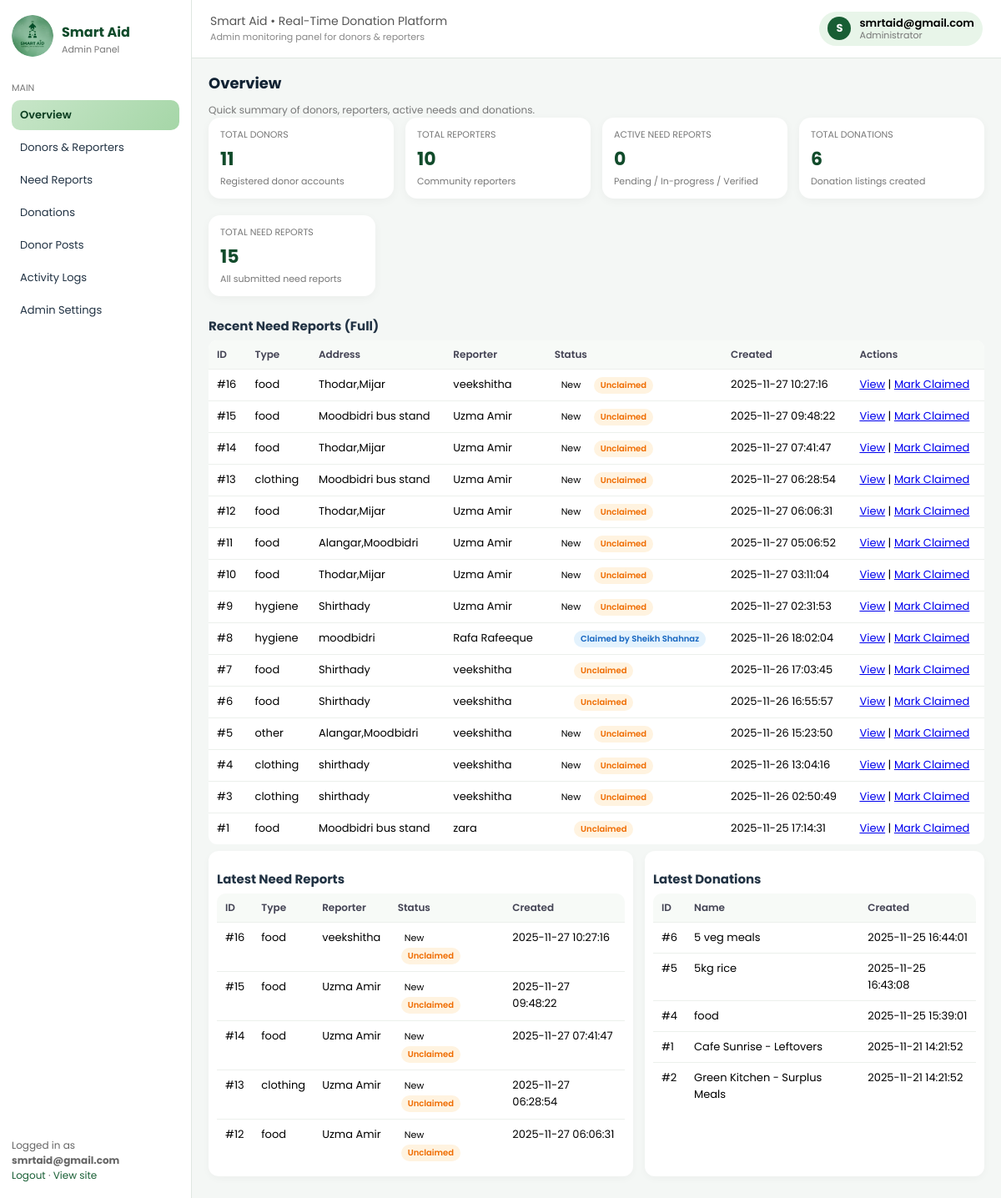
The page /admin_dashboard.php (signed in) on the database its author committed.
### tables this page shows
CREATE TABLE `reports` (
  `report_id` int(11) NOT NULL,
  `reporter_id` int(11) NOT NULL,
  `report_type` varchar(255) DEFAULT NULL,
  `description` text DEFAULT NULL,
  `location` varchar(255) DEFAULT NULL,
  `status` enum('New','InProgress','Resolved','Discarded') DEFAULT 'New',
  `created_at` timestamp NOT NULL DEFAULT current_timestamp(),
  `accepted_by` int(11) DEFAULT NULL,
  `accepted_at` datetime DEFAULT NULL,
  `lat` decimal(10,7) DEFAULT NULL,
  `lng` decimal(10,7) DEFAULT NULL
);

CREATE TABLE `users` (
  `user_id` int(11) NOT NULL,
  `name` varchar(255) NOT NULL,
  `email` varchar(255) NOT NULL,
  `password_hash` varchar(255) NOT NULL,
  `phone` varchar(20) DEFAULT NULL,
  `location` varchar(255) DEFAULT NULL,
  `role` enum('donor','reporter','admin') NOT NULL,
  `verification_status` enum('none','pending','verified','rejected') DEFAULT 'none',
  `created_at` timestamp NOT NULL DEFAULT current_timestamp(),
  `status` enum('active','blocked') NOT NULL DEFAULT 'active',
  `lat` decimal(10,7) DEFAULT NULL,
  `lng` decimal(10,7) DEFAULT NULL
);

CREATE TABLE `donations` (
  `id` int(11) NOT NULL,
  `donor_id` int(11) DEFAULT NULL,
  `donor_email` varchar(255) DEFAULT NULL,
  `name` varchar(200) NOT NULL,
  `description` text DEFAULT NULL,
  `address` varchar(255) DEFAULT NULL,
  `lat` decimal(10,7) NOT NULL,
  `lng` decimal(10,7) NOT NULL,
  `available_until` datetime DEFAULT NULL,
  `created_at` timestamp NOT NULL DEFAULT current_timestamp()
);

### admin_dashboard.php (the view, shortened to what this page needs)
<?php
require_once 'config.php';
$adminEmail = $_SESSION['admin_email'] ?? 'admin@example.com';
function getCount(PDO $pdo, string $sql)
{
    try {
        $stmt = $pdo->query($sql);
        return (int) $stmt->fetchColumn();
    } catch (Exception $e) {
        return 0;
    }
}
$totalDonors    = getCount($pdo, "SELECT COUNT(*) FROM users WHERE role = 'donor'");
$totalReporters = getCount($pdo, "SELECT COUNT(*) FROM users WHERE role = 'reporter'");
$activeReports  = getCount($pdo, "SELECT COUNT(*) FROM reports WHERE status IN ('pending','verified','in_progress')");
$totalDonations = getCount($pdo, "SELECT COUNT(*) FROM donations");
$total_reports  = getCount($pdo, "SELECT COUNT(*) FROM reports");
$latestReports = [];
try {
    $latestReports = $pdo->query("
        SELECT
            r.report_id,
            r.report_type,
            r.status,
            r.created_at,
            r.accepted_by,
            u.name AS reporter_name,
            d.name AS donor_name
        FROM reports r
        LEFT JOIN users u ON u.user_id = r.reporter_id
        LEFT JOIN users d ON d.user_id = r.accepted_by
        ORDER BY r.created_at DESC
        LIMIT 5
    ")->fetchAll(PDO::FETCH_ASSOC);
} catch (Exception $e) {  }
$latestDonations = [];
try {
    $latestDonations = $pdo->query("SELECT id, name, created_at FROM donations ORDER BY created_at DESC LIMIT 5")->fetchAll(PDO::FETCH_ASSOC);
} catch (Exception $e) {  }
$recent_reports = [];
try {
    $recent_reports = $pdo->query("
        SELECT
            r.report_id,
            r.report_type,
            r.location,
            r.created_at,
            r.status,
            r.accepted_by,
            u.name AS reporter_name,
            d.name AS donor_name
        FROM reports r
        LEFT JOIN users u ON u.user_id = r.reporter_id
        LEFT JOIN users d ON d.user_id = r.accepted_by
        ORDER BY r.created_at DESC
        LIMIT 50
    ")->fetchAll(PDO::FETCH_ASSOC);
} catch (Exception $e) {  }
?>
<!DOCTYPE html>
<html lang="en">
<head>
</head>
<body>
<div class="sidebar">
    <div class="brand">
        <div class="brand-logo"><img src="images/circle-logo.png" alt="logo"></div>
        <div>
            <div class="brand-title">Smart Aid</div>
            <div style="font-size:11px;color:#777;">Admin Panel</div>
        </div>
    </div>
    <div class="nav-section">MAIN</div>
    <a class="nav-link active" data-target="sec-overview"  onclick="showSection('sec-overview')">Overview</a>
    <a class="nav-link"        data-target="sec-users"     onclick="showSection('sec-users')">Donors & Reporters</a>
    <a class="nav-link"        data-target="sec-reports"   onclick="showSection('sec-reports')">Need Reports</a>
    <a class="nav-link"        data-target="sec-donations" onclick="showSection('sec-donations')">Donations</a>
    <a class="nav-link"        data-target="sec-posts"     onclick="showSection('sec-posts')">Donor Posts</a>
    <a class="nav-link"        data-target="sec-logs"      onclick="showSection('sec-logs')">Activity Logs</a>
    <a class="nav-link"        data-target="sec-settings"  onclick="showSection('sec-settings')">Admin Settings</a>
    <div class="nav-foot">
        <div>Logged in as <b><?= htmlspecialchars($adminEmail) ?></b></div>
        <a href="admin_logout.php">Logout</a> · <a href="homepage.php">View site</a>
    </div>
</div>
<div class="layout-main">
    <header>
        <div>
            <div style="font-size:14px;color:#555;">Smart Aid • Real-Time Donation Platform</div>
            <div style="font-size:11px;color:#888;">Admin monitoring panel for donors & reporters</div>
        </div>
        <div class="admin-pill">
            <span class="avatar"><?= strtoupper(substr($adminEmail,0,1)) ?></span>
            <div style="line-height:1.2">
                <div style="font-size:13px;font-weight:600;"><?= htmlspecialchars($adminEmail) ?></div>
                <div style="font-size:11px;color:#777;">Administrator</div>
            </div>
        </div>
    </header>
    <main class="page">
        <section id="sec-overview" class="section">
            <h2>Overview</h2>
            <p class="muted">Quick summary of donors, reporters, active needs and donations.</p>
            <div class="cards">
                <div class="card">
                    <div class="card-label">Total Donors</div>
                    <div class="card-value"><?= $totalDonors ?></div>
                    <div class="card-sub">Registered donor accounts</div>
                </div>
                <div class="card">
                    <div class="card-label">Total Reporters</div>
                    <div class="card-value"><?= $totalReporters ?></div>
                    <div class="card-sub">Community reporters</div>
                </div>
                <div class="card">
                    <div class="card-label">Active Need Reports</div>
                    <div class="card-value"><?= $activeReports ?></div>
                    <div class="card-sub">Pending / In-progress / Verified</div>
                </div>
                <div class="card">
                    <div class="card-label">Total Donations</div>
                    <div class="card-value"><?= $totalDonations ?></div>
                    <div class="card-sub">Donation listings created</div>
                </div>
            </div>
            <div style="margin-top:6px;">
                <div class="card" style="display:inline-block;min-width:200px;margin-bottom:12px;">
                    <div class="card-label">Total Need Reports</div>
                    <div class="card-value"><?= $total_reports ?></div>
                    <div class="card-sub">All submitted need reports</div>
                </div>
                <h3 style="margin-top:12px;">Recent Need Reports (Full)</h3>
                <table>
                  <thead>
                    <tr>
                      <th>ID</th>
                      <th>Type</th>
                      <th>Address</th>
                      <th>Reporter</th>
                      <th>Status</th>
                      <th>Created</th>
                      <th>Actions</th>
                    </tr>
                  </thead>
                  <tbody>
                  <?php foreach($recent_reports as $r): ?>
                    <tr>
                      <td>#<?= $r['report_id'] ?></td>
                      <td><?= htmlspecialchars($r['report_type']) ?></td>
                      <td><?= htmlspecialchars($r['location']) ?></td>
                      <td><?= htmlspecialchars($r['reporter_name']) ?></td>
                      <td>
                        <span class="badge <?= htmlspecialchars($r['status']) ?>"><?= htmlspecialchars($r['status']) ?></span>
                        <?php if (!empty($r['accepted_by'])): ?>
                            <span class="pill-claimed">
                                Claimed<?= $r['donor_name'] ? ' by ' . htmlspecialchars($r['donor_name']) : '' ?>
                            </span>
                        <?php else: ?>
                            <span class="pill-unclaimed">Unclaimed</span>
                        <?php endif; ?>
                      </td>
                      <td><?= $r['created_at'] ?></td>
                      <td>
                        <a href="admin_view_report.php?id=<?= $r['report_id'] ?>">View</a> |
                        <a href="admin_mark_claimed.php?id=<?= $r['report_id'] ?>">Mark Claimed</a>
                      </td>
                    </tr>
                  <?php endforeach; ?>
                  </tbody>
                </table>
            </div>
            <div class="grid-2">
                <div class="list-box">
                    <h3>Latest Need Reports</h3>
                    <table>
                        <tr>
                            <th>ID</th><th>Type</th><th>Reporter</th><th>Status</th><th>Created</th>
                        </tr>
                        <?php if ($latestReports): ?>
                            <?php foreach ($latestReports as $r): ?>
                                <tr>
                                    <td>#<?= $r['report_id'] ?></td>
                                    <td><?= htmlspecialchars($r['report_type']) ?></td>
                                    <td><?= htmlspecialchars($r['reporter_name'] ?? '—') ?></td>
                                    <td>
                                        <span class="badge <?= htmlspecialchars($r['status']) ?>"><?= htmlspecialchars($r['status']) ?></span>
                                        <?php if (!empty($r['accepted_by'])): ?>
                                            <span class="pill-claimed">
                                                Claimed<?= $r['donor_name'] ? ' by ' . htmlspecialchars($r['donor_name']) : '' ?>
                                            </span>
                                        <?php else: ?>
                                            <span class="pill-unclaimed">Unclaimed</span>
                                        <?php endif; ?>
                                    </td>
                                    <td><?= htmlspecialchars($r['created_at']) ?></td>
                                </tr>
                            <?php endforeach; ?>
                        <?php else: ?>
                            <tr><td colspan="5">No reports yet.</td></tr>
                        <?php endif; ?>
                    </table>
                </div>
                <div class="list-box">
                    <h3>Latest Donations</h3>
                    <table>
                        <tr>
                            <th>ID</th><th>Name</th><th>Created</th>
                        </tr>
                        <?php if ($latestDonations): ?>
                            <?php foreach ($latestDonations as $d): ?>
                                <tr>
                                    <td>#<?= $d['id'] ?></td>
                                    <td><?= htmlspecialchars($d['name']) ?></td>
                                    <td><?= htmlspecialchars($d['created_at']) ?></td>
                                </tr>
                            <?php endforeach; ?>
                        <?php else: ?>
                            <tr><td colspan="3">No donations yet.</td></tr>
                        <?php endif; ?>
                    </table>
                </div>
            </div>
        </section>
    </main>
</div>
</body>
</html>

### admin_dashboard.php (style rules this page uses)
:root { --green-900:#114b2b; --green-700:#185e34; --green-500:#37a264; --green-100:#e8f5e9; --danger:#c62828; --bg:#f4f7f5; }
* { box-sizing:border-box;margin:0;padding:0;font-family:'Poppins',sans-serif }
body { background:var(--bg);min-height:100vh;display:flex; }
.sidebar { width:230px;background:#ffffff;border-right:1px solid #dfe7e1; padding:18px 14px;display:flex;flex-direction:column }
.brand { display:flex;align-items:center;gap:10px;margin-bottom:16px }
.brand-logo img { width:50px;height:50px;border-radius:50% }
.brand-title { font-weight:700;font-size:16px;color:var(--green-900) }
.nav-section { margin-top:6px;font-size:11px;text-transform:uppercase;color:#777;margin-bottom:6px }
.nav-link { display:block;padding:8px 10px;border-radius:10px;font-size:13px; color:#234;cursor:pointer;margin-bottom:3px;text-decoration:none }
.nav-link.active { background:linear-gradient(135deg,#c8e6c9,#a5d6a7); color:#0b3d20;font-weight:600 }
.nav-foot { margin-top:auto;font-size:12px;color:#666 }
.nav-foot a { color:var(--green-700);text-decoration:none }
.layout-main { flex:1;display:flex;flex-direction:column }
header { padding:14px 22px;background:#ffffff;border-bottom:1px solid #dfe7e1; display:flex;align-items:center;justify-content:space-between }
.admin-pill { display:flex;align-items:center;gap:10px; padding:6px 10px;border-radius:999px;background:#e8f5e9;font-size:13px }
.admin-pill span.avatar { width:28px;height:28px;border-radius:50%;background:var(--green-700); color:#fff;display:grid;place-items:center;font-weight:700 }
.page { padding:16px 20px;overflow-y:auto;height:calc(100vh - 60px) }
h2 { font-size:18px;margin-bottom:10px;color:#123 }
h3 { font-size:15px;margin:12px 0 6px;color:#234 }
.muted { font-size:12px;color:#777 }
.cards { display:grid;grid-template-columns:repeat(4,minmax(140px,1fr)); gap:14px;margin-bottom:20px }
.card { background:#ffffff;border-radius:14px;padding:12px 14px; box-shadow:0 3px 12px rgba(0,0,0,0.04) }
.card-label { font-size:11px;text-transform:uppercase;color:#777;margin-bottom:4px }
.card-value { font-size:22px;font-weight:700;color:var(--green-900) }
.card-sub { font-size:11px;color:#777;margin-top:2px }
table { width:100%;border-collapse:collapse;font-size:13px; margin-top:6px;background:#fff;border-radius:10px;overflow:hidden }
th,td { padding:8px 10px;border-bottom:1px solid #ecf0ec; text-align:left;vertical-align:top }
th { background:#f7faf7;font-size:12px;font-weight:600;color:#445 }
tr:last-child td { border-bottom:none }
.badge { display:inline-block;padding:2px 8px;border-radius:999px;font-size:11px }
.pill-claimed { display:inline-block; padding:2px 8px; border-radius:999px; font-size:10px; font-weight:600; margin-left:4px; background:#e3f2fd; color:#1565c0; }
.pill-unclaimed { display:inline-block; padding:2px 8px; border-radius:999px; font-size:10px; font-weight:600; margin-left:4px; background:#fff3e0; color:#ef6c00; }
.grid-2 { display:grid;grid-template-columns:2fr 1.6fr;gap:14px;margin-top:8px }
.list-box { background:#fff;border-radius:12px;padding:10px; box-shadow:0 3px 10px rgba(0,0,0,0.03) }

### rows shown on the page
reports: report_id "16", report_type "food", location "Thodar,Mijar", reporter.name "veekshitha", status "New", shows "Unclaimed", created_at "2025-11-27 10:27:16"
reports: report_id "15", report_type "food", location "Moodbidri bus stand", reporter.name "Uzma Amir", status "New", shows "Unclaimed", created_at "2025-11-27 09:48:22"
reports: report_id "14", report_type "food", location "Thodar,Mijar", reporter.name "Uzma Amir", status "New", shows "Unclaimed", created_at "2025-11-27 07:41:47"
reports: report_id "13", report_type "clothing", location "Moodbidri bus stand", reporter.name "Uzma Amir", status "New", shows "Unclaimed", created_at "2025-11-27 06:28:54"
reports: report_id "12", report_type "food", location "Thodar,Mijar", reporter.name "Uzma Amir", status "New", shows "Unclaimed", created_at "2025-11-27 06:06:31"
reports: report_id "11", report_type "food", location "Alangar,Moodbidri", reporter.name "Uzma Amir", status "New", shows "Unclaimed", created_at "2025-11-27 05:06:52"
reports: report_id "10", report_type "food", location "Thodar,Mijar", reporter.name "Uzma Amir", status "New", shows "Unclaimed", created_at "2025-11-27 03:11:04"
reports: report_id "9", report_type "hygiene", location "Shirthady", reporter.name "Uzma Amir", status "New", shows "Unclaimed", created_at "2025-11-27 02:31:53"
reports: report_id "8", report_type "hygiene", location "moodbidri", reporter.name "Rafa Rafeeque", users.name "Sheikh Shahnaz", created_at "2025-11-26 18:02:04"
reports: report_id "7", report_type "food", location "Shirthady", reporter.name "veekshitha", shows "Unclaimed", created_at "2025-11-26 17:03:45"
reports: report_id "6", report_type "food", location "Shirthady", reporter.name "veekshitha", shows "Unclaimed", created_at "2025-11-26 16:55:57"
reports: report_id "5", report_type "other", location "Alangar,Moodbidri", reporter.name "veekshitha", status "New", shows "Unclaimed", created_at "2025-11-26 15:23:50"
reports: report_id "4", report_type "clothing", location "shirthady", reporter.name "veekshitha", status "New", shows "Unclaimed", created_at "2025-11-26 13:04:16"
reports: report_id "3", report_type "clothing", location "shirthady", reporter.name "veekshitha", status "New", shows "Unclaimed", created_at "2025-11-26 02:50:49"
reports: report_id "1", report_type "food", location "Moodbidri bus stand", reporter.name "zara", shows "Unclaimed", created_at "2025-11-25 17:14:31"
donations: id "6", name "5 veg meals", created_at "2025-11-25 16:44:01"
donations: id "5", name "5kg rice", created_at "2025-11-25 16:43:08"
donations: id "4", name "food", created_at "2025-11-25 15:39:01"
donations: id "1", name "Cafe Sunrise - Leftovers", created_at "2025-11-21 14:21:52"
donations: id "2", name "Green Kitchen - Surplus Meals", created_at "2025-11-21 14:21:52"

### other values the page prints
$adminEmail "smrtaid@gmail.com"
substr($adminEmail,0,1) "S"
$totalDonors "11"
$totalReporters "10"
$activeReports "0"
$totalDonations "6"
$total_reports "15"
